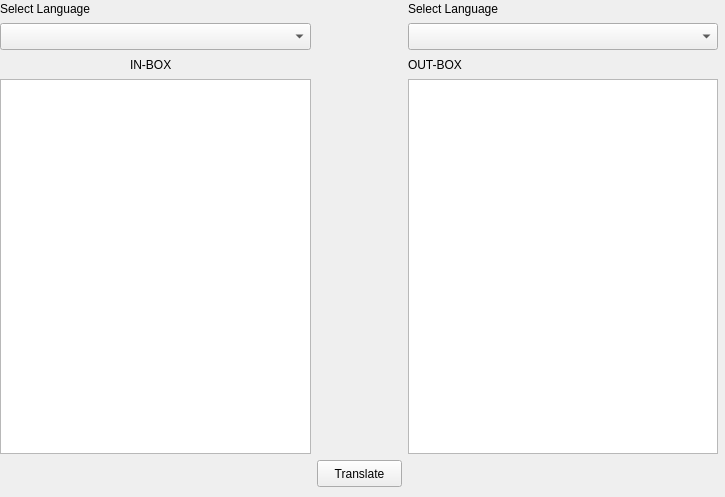
<?xml version="1.0" encoding="UTF-8"?>
<ui version="4.0">
 <class>Form</class>
 <widget class="QWidget" name="Form">
  <property name="geometry">
   <rect>
    <x>0</x>
    <y>0</y>
    <width>725</width>
    <height>497</height>
   </rect>
  </property>
  <property name="windowTitle">
   <string>Form</string>
  </property>
  <widget class="QLabel" name="label_4">
   <property name="geometry">
    <rect>
     <x>408</x>
     <y>56</y>
     <width>310</width>
     <height>17</height>
    </rect>
   </property>
   <property name="text">
    <string>OUT-BOX</string>
   </property>
  </widget>
  <widget class="QTextEdit" name="output">
   <property name="geometry">
    <rect>
     <x>408</x>
     <y>79</y>
     <width>310</width>
     <height>375</height>
    </rect>
   </property>
  </widget>
  <widget class="QLabel" name="label">
   <property name="geometry">
    <rect>
     <x>0</x>
     <y>0</y>
     <width>311</width>
     <height>17</height>
    </rect>
   </property>
   <property name="text">
    <string>Select Language</string>
   </property>
  </widget>
  <widget class="QTextEdit" name="input">
   <property name="geometry">
    <rect>
     <x>0</x>
     <y>79</y>
     <width>311</width>
     <height>375</height>
    </rect>
   </property>
  </widget>
  <widget class="QPushButton" name="translated">
   <property name="geometry">
    <rect>
     <x>317</x>
     <y>460</y>
     <width>85</width>
     <height>27</height>
    </rect>
   </property>
   <property name="text">
    <string>Translate</string>
   </property>
  </widget>
  <widget class="QLabel" name="label_3">
   <property name="geometry">
    <rect>
     <x>130</x>
     <y>56</y>
     <width>51</width>
     <height>17</height>
    </rect>
   </property>
   <property name="text">
    <string>IN-BOX</string>
   </property>
  </widget>
  <widget class="QLabel" name="label_2">
   <property name="geometry">
    <rect>
     <x>408</x>
     <y>0</y>
     <width>310</width>
     <height>17</height>
    </rect>
   </property>
   <property name="text">
    <string>Select Language</string>
   </property>
  </widget>
  <widget class="QComboBox" name="targetlang">
   <property name="geometry">
    <rect>
     <x>408</x>
     <y>23</y>
     <width>310</width>
     <height>27</height>
    </rect>
   </property>
  </widget>
  <widget class="QComboBox" name="sourcelang">
   <property name="geometry">
    <rect>
     <x>0</x>
     <y>23</y>
     <width>311</width>
     <height>27</height>
    </rect>
   </property>
  </widget>
 </widget>
 <resources/>
 <connections/>
 <designerdata>
  <property name="gridDeltaX">
   <number>10</number>
  </property>
  <property name="gridDeltaY">
   <number>10</number>
  </property>
  <property name="gridSnapX">
   <bool>true</bool>
  </property>
  <property name="gridSnapY">
   <bool>true</bool>
  </property>
  <property name="gridVisible">
   <bool>true</bool>
  </property>
 </designerdata>
</ui>
